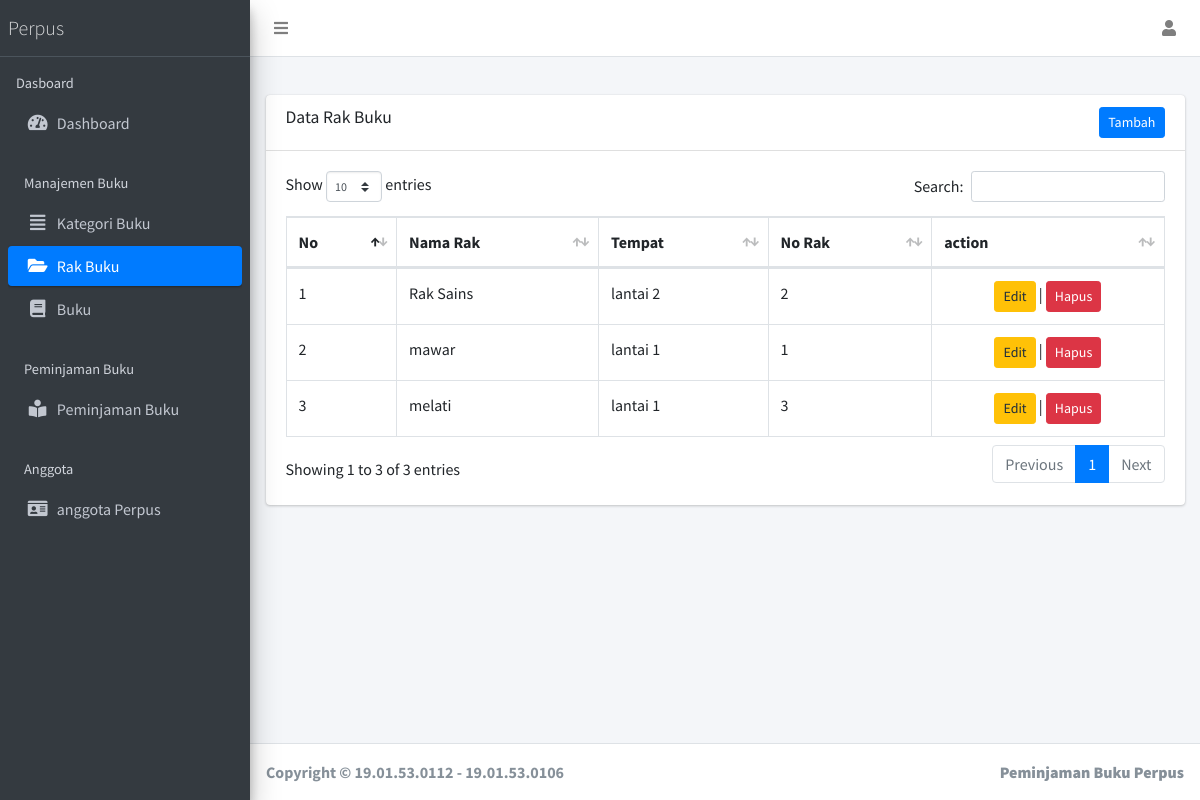
Before: /?page=rak (signed in) with the older database file.
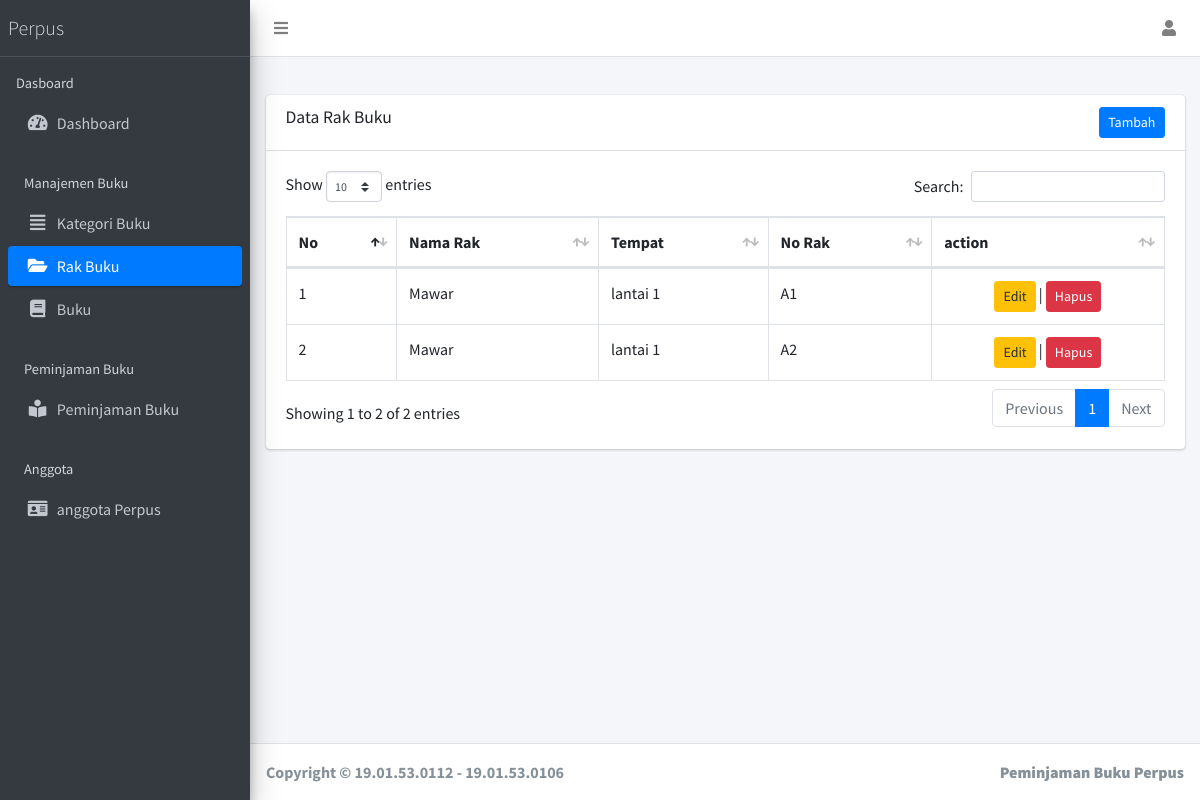
After: the same page with the newer database file.
### tables this page shows
CREATE TABLE `rak_buku` (
  `id` int(11) NOT NULL,
  `no_rak` varchar(11) NOT NULL,
  `nama_rak` varchar(255) NOT NULL,
  `tempat` varchar(255) NOT NULL
);

### views/main/rak/index.php (the view, shortened to what this page needs)
<div class="row">
  <div class="col-12">
    <div class="card">
      <div class="card-header">
        <h3 class="card-title">Data Rak Buku</h3>
        <a href="?page=add-rak" class="btn btn-primary float-right btn-sm ">Tambah</a>
      </div>
      <div class="card-body">
        <table id="example1" class="table table-bordered table-hover">
          <thead>
            <tr>
              <th>No</th>
              <th>Nama Rak</th>
              <th>Tempat</th>
              <th>No Rak</th>
              <th>action</th>
            </tr>
          </thead>
          <tbody>
            <?php
            $no = 1;
            $query = "SELECT * FROM rak_buku";
            $sql = mysqli_query($koneksi, $query) or die(mysqli_error($koneksi));
            while ($data = mysqli_fetch_assoc($sql)) : ?>
              <tr>
                <td><?= $no++ ?></td>
                <td><?= $data['nama_rak'] ?></td>
                <td><?= $data['tempat'] ?></td>
                <td><?= $data['no_rak'] ?></td>
                <td class="text-center">
                  <a href="?page=edit-rak&id=<?= $data['id'] ?>" class="btn btn-warning btn-sm">Edit</a> |
                  <form action="" method="post" style="display: inline;">
                    <button type="submit" name="delete" onclick="return confirm('yakin ingin menghapus data ini?')" class="btn btn-danger btn-sm">Hapus</button>
                  </form>
                </td>
              </tr>
            <?php endwhile ?>
          </tbody>
        </table>
      </div>
    </div>
  </div>
</div>

Changed rows visible on the page:
removed rak_buku: nama_rak "mawar", tempat "lantai 1", no_rak "1"
removed rak_buku: nama_rak "melati", tempat "lantai 1", no_rak "3"
changed rak_buku (number 1 of 2 on the later page): nama_rak "Rak Sains" → "Mawar"; tempat "lantai 2" → "lantai 1"; no_rak "2" → "A1"
added rak_buku: nama_rak "Mawar", tempat "lantai 1", no_rak "A2"
Other visible differences:
text written by a page script: "Show entries Search: Showing 1 to 3 of 3 entries Previous 1 Next" → "Show entries Search: Showing 1 to 2 of 2 entries Previous 1 Next"
